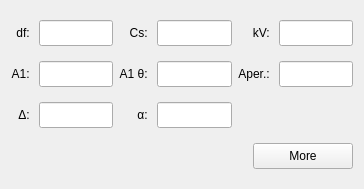
<?xml version="1.0" encoding="UTF-8"?>
<ui version="4.0">
 <class>AberrationForm</class>
 <widget class="QWidget" name="AberrationForm">
  <property name="geometry">
   <rect>
    <x>0</x>
    <y>0</y>
    <width>364</width>
    <height>189</height>
   </rect>
  </property>
  <property name="windowTitle">
   <string>Form</string>
  </property>
  <layout class="QGridLayout" name="gridLayout">
   <item row="0" column="0">
    <widget class="QLabel" name="label_1">
     <property name="text">
      <string>df: </string>
     </property>
     <property name="alignment">
      <set>Qt::AlignRight|Qt::AlignTrailing|Qt::AlignVCenter</set>
     </property>
    </widget>
   </item>
   <item row="0" column="1">
    <widget class="EditUnitsBox" name="edtDefocus">
     <property name="minimumSize">
      <size>
       <width>0</width>
       <height>26</height>
      </size>
     </property>
     <property name="maximumSize">
      <size>
       <width>100</width>
       <height>16777215</height>
      </size>
     </property>
     <property name="text">
      <string/>
     </property>
    </widget>
   </item>
   <item row="0" column="2">
    <widget class="QLabel" name="label_4">
     <property name="text">
      <string>Cs: </string>
     </property>
     <property name="alignment">
      <set>Qt::AlignRight|Qt::AlignTrailing|Qt::AlignVCenter</set>
     </property>
    </widget>
   </item>
   <item row="0" column="3">
    <widget class="EditUnitsBox" name="edtSphere">
     <property name="minimumSize">
      <size>
       <width>0</width>
       <height>26</height>
      </size>
     </property>
     <property name="maximumSize">
      <size>
       <width>100</width>
       <height>16777215</height>
      </size>
     </property>
     <property name="text">
      <string/>
     </property>
    </widget>
   </item>
   <item row="0" column="4">
    <widget class="QLabel" name="label_8">
     <property name="text">
      <string>kV: </string>
     </property>
     <property name="alignment">
      <set>Qt::AlignRight|Qt::AlignTrailing|Qt::AlignVCenter</set>
     </property>
    </widget>
   </item>
   <item row="0" column="5">
    <widget class="EditUnitsBox" name="edtVoltage">
     <property name="minimumSize">
      <size>
       <width>0</width>
       <height>26</height>
      </size>
     </property>
     <property name="maximumSize">
      <size>
       <width>100</width>
       <height>16777215</height>
      </size>
     </property>
     <property name="text">
      <string/>
     </property>
    </widget>
   </item>
   <item row="1" column="0">
    <widget class="QLabel" name="label_2">
     <property name="text">
      <string>A1: </string>
     </property>
     <property name="alignment">
      <set>Qt::AlignRight|Qt::AlignTrailing|Qt::AlignVCenter</set>
     </property>
    </widget>
   </item>
   <item row="1" column="1">
    <widget class="EditUnitsBox" name="edtStigMag">
     <property name="minimumSize">
      <size>
       <width>0</width>
       <height>26</height>
      </size>
     </property>
     <property name="maximumSize">
      <size>
       <width>100</width>
       <height>16777215</height>
      </size>
     </property>
     <property name="text">
      <string/>
     </property>
    </widget>
   </item>
   <item row="1" column="2">
    <widget class="QLabel" name="label_5">
     <property name="text">
      <string>A1 θ: </string>
     </property>
     <property name="alignment">
      <set>Qt::AlignRight|Qt::AlignTrailing|Qt::AlignVCenter</set>
     </property>
    </widget>
   </item>
   <item row="1" column="3">
    <widget class="EditUnitsBox" name="edtStigAng">
     <property name="minimumSize">
      <size>
       <width>0</width>
       <height>26</height>
      </size>
     </property>
     <property name="maximumSize">
      <size>
       <width>100</width>
       <height>16777215</height>
      </size>
     </property>
     <property name="text">
      <string/>
     </property>
    </widget>
   </item>
   <item row="1" column="4">
    <widget class="QLabel" name="label_7">
     <property name="text">
      <string>Aper.: </string>
     </property>
     <property name="alignment">
      <set>Qt::AlignRight|Qt::AlignTrailing|Qt::AlignVCenter</set>
     </property>
    </widget>
   </item>
   <item row="1" column="5">
    <widget class="EditUnitsBox" name="edtAperture">
     <property name="minimumSize">
      <size>
       <width>0</width>
       <height>26</height>
      </size>
     </property>
     <property name="maximumSize">
      <size>
       <width>100</width>
       <height>16777215</height>
      </size>
     </property>
     <property name="text">
      <string/>
     </property>
    </widget>
   </item>
   <item row="2" column="0">
    <widget class="QLabel" name="label_3">
     <property name="text">
      <string>Δ: </string>
     </property>
     <property name="alignment">
      <set>Qt::AlignRight|Qt::AlignTrailing|Qt::AlignVCenter</set>
     </property>
    </widget>
   </item>
   <item row="2" column="1">
    <widget class="EditUnitsBox" name="edtDelta">
     <property name="minimumSize">
      <size>
       <width>0</width>
       <height>26</height>
      </size>
     </property>
     <property name="maximumSize">
      <size>
       <width>100</width>
       <height>16777215</height>
      </size>
     </property>
     <property name="text">
      <string/>
     </property>
    </widget>
   </item>
   <item row="2" column="2">
    <widget class="QLabel" name="label_6">
     <property name="text">
      <string>α: </string>
     </property>
     <property name="alignment">
      <set>Qt::AlignRight|Qt::AlignTrailing|Qt::AlignVCenter</set>
     </property>
    </widget>
   </item>
   <item row="2" column="3">
    <widget class="EditUnitsBox" name="edtConverge">
     <property name="minimumSize">
      <size>
       <width>0</width>
       <height>26</height>
      </size>
     </property>
     <property name="maximumSize">
      <size>
       <width>100</width>
       <height>16777215</height>
      </size>
     </property>
     <property name="text">
      <string/>
     </property>
    </widget>
   </item>
   <item row="3" column="0" colspan="6">
    <layout class="QHBoxLayout" name="horizontalLayout">
     <item>
      <spacer name="hSpacer">
       <property name="orientation">
        <enum>Qt::Horizontal</enum>
       </property>
       <property name="sizeHint" stdset="0">
        <size>
         <width>40</width>
         <height>20</height>
        </size>
       </property>
      </spacer>
     </item>
     <item>
      <widget class="QPushButton" name="btnMore">
       <property name="minimumSize">
        <size>
         <width>100</width>
         <height>26</height>
        </size>
       </property>
       <property name="maximumSize">
        <size>
         <width>100</width>
         <height>16777215</height>
        </size>
       </property>
       <property name="text">
        <string>More</string>
       </property>
      </widget>
     </item>
    </layout>
   </item>
  </layout>
 </widget>
 <customwidgets>
  <customwidget>
   <class>EditUnitsBox</class>
   <extends>QLineEdit</extends>
   <header>controls/editunitsbox.h</header>
  </customwidget>
 </customwidgets>
 <resources/>
 <connections/>
</ui>
